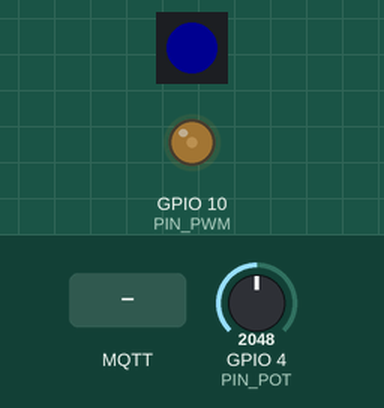
Simulated run of this sketch. Board: ESP32-C3. Shown: 1 RGB LEDs in strip order, left to right, output pins drawn as LEDs (lit = HIGH). The test bench sets the inputs (shaded band); at power-on: GPIO 4 (PIN_POT) = 2048. Dim RGB values are drawn brighter than linear; WiFi joins after 1.5 s; servers stay silent unless stated; no MQTT or app messages arrive unless stated; what the sketch prints to the serial monitor is not drawn.

Above: at 2.7 s.
2.8 s: MQTT message "1" arrives on the first subscribed topic
At 3.5 s:
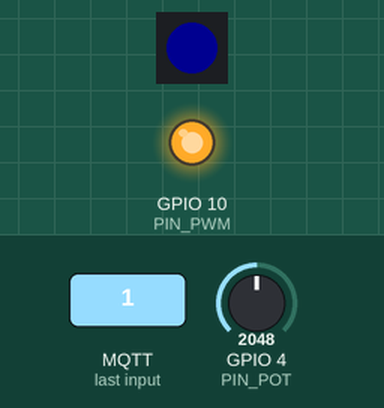
4.3 s: MQTT message "0" arrives on the first subscribed topic
At 4.7 s:
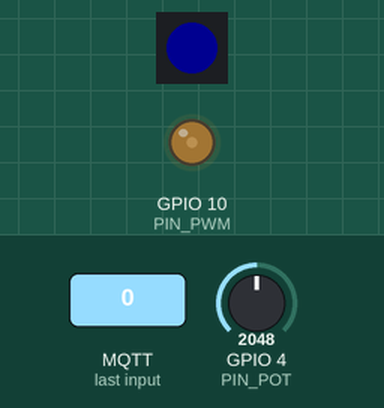
5.8 s: GPIO 4 (PIN_POT) set to 2866
At 6.9 s:
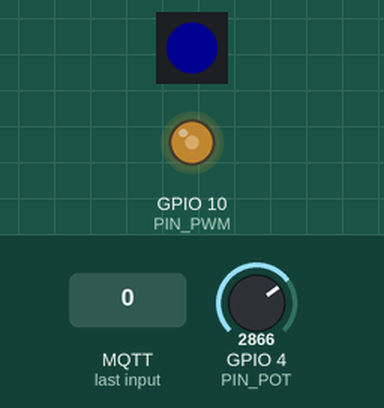
7.3 s: GPIO 4 (PIN_POT) set to 3603
At 8.2 s:
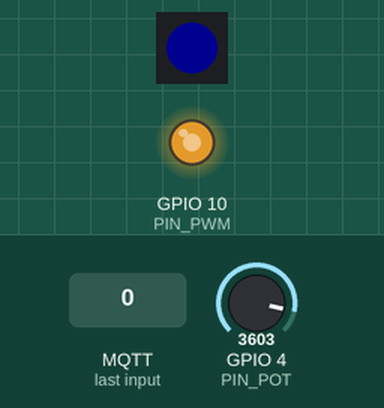
8.8 s: GPIO 4 (PIN_POT) set to 4095
At 9.4 s:
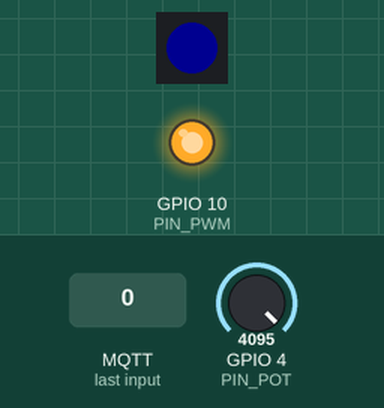
Timing chart, 0 to 11.3 s (numbered marks = the images above; inputs shaded):
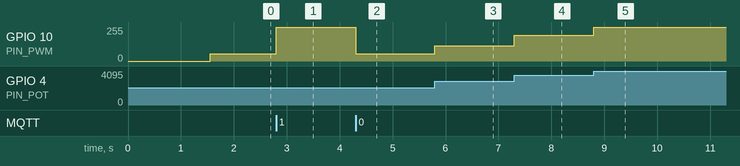

The sketch:

continuous_light_mqtt.ino
```cpp
#include <Arduino.h>
#include <WiFi.h>
#include <PubSubClient.h>
#include <FastLED.h>
#include "driver/ledc.h"

// Pines
#define PIN_POT 4
#define PIN_PWM 10
#define PIN_BTN 0
#define PIN_PIX 1

// LED setup
#define NUM_PIX 1
#define LED_FREQ 200
#define LED_RESOLUTION LEDC_TIMER_14_BIT
#define LED_TIMER LEDC_TIMER_0
#define LED_CHANNEL LEDC_CHANNEL_0

// WiFi and MQTT
const char* ssid = "WIFI";
const char* password = "password";
const char* mqtt_server = "IP broker MQTT";
const int mqtt_port = 1883;
const char* mqtt_topic = "light/intensity";

// Variables
float pot_intensity = 0;
float mqtt_intensity = -1;  // -1 means nothing has been received
float last_intensity = 0;

CRGB pixel[NUM_PIX];
WiFiClient espClient;
PubSubClient client(espClient);

// MQTT callback
void callback(char* topic, byte* payload, unsigned int length) {
  payload[length] = '\0';  // end of string
  String msg = String((char*)payload);

  float val = msg.toFloat();
  if (val >= 0.0 && val <= 1.0) {
    mqtt_intensity = val;
    Serial.printf("MQTT -> New intensity: %.2f\n", mqtt_intensity);
  }
}

// WiFi and MQTT connection
void reconnectMQTT() {
  while (!client.connected()) {
    Serial.print("Connecting to broker MQTT...");
    if (client.connect("ESP32C3_LUZ")) {
      Serial.println("Connected");
      client.subscribe(mqtt_topic);
    } else {
      Serial.print("Error, rc=");
      Serial.print(client.state());
      Serial.println(" Retrying in 2s...");
      delay(2000);
    }
  }
}

// SETUP
void setup() {
  Serial.begin(115200);
  FastLED.addLeds<SK6812, PIN_PIX, GRB>(pixel, NUM_PIX);
  pixel[0] = CRGB::Blue;
  FastLED.setBrightness(16);
  FastLED.show();

  // Set up PWM
  ledc_timer_config_t ledc_timer = {
    .speed_mode = LEDC_LOW_SPEED_MODE,
    .duty_resolution = LED_RESOLUTION,
    .timer_num = LED_TIMER,
    .freq_hz = LED_FREQ,
    .clk_cfg = LEDC_AUTO_CLK
  };
  ledc_timer_config(&ledc_timer);

  ledc_channel_config_t ledc_channel = {
    .gpio_num = PIN_PWM,
    .speed_mode = LEDC_LOW_SPEED_MODE,
    .channel = LED_CHANNEL,
    .intr_type = LEDC_INTR_DISABLE,
    .timer_sel = LED_TIMER,
    .duty = 0,
    .hpoint = 0
  };
  ledc_channel_config(&ledc_channel);

  // Connect to WiFi
  Serial.printf("Connecting to WiFi: %s\n", ssid);
  WiFi.begin(ssid, password);
  while (WiFi.status() != WL_CONNECTED) {
    delay(500);
    Serial.print(".");
  }
  Serial.printf("\nConnected IP: %s\n", WiFi.localIP().toString().c_str());

  // Setup MQTT
  client.setServer(mqtt_server, mqtt_port);
  client.setCallback(callback);

  Serial.println("Setup DONE");
}

// LOOP
void loop() {
  // Maintain MQTT
  if (!client.connected()) reconnectMQTT();
  client.loop();

  // Read from physical input
  int raw_value = analogRead(PIN_POT);
  pot_intensity = (float)raw_value / 4095.0;

  // Prioritize the MQTT value
  float target_intensity = (mqtt_intensity > 0.0) ? mqtt_intensity : pot_intensity;

  float f = pow(target_intensity, 2.2);
  uint32_t duty = (uint32_t)(f * pow(2, 14));

  if (fabs(duty - last_intensity) > 1) {
    ledc_set_duty(LEDC_LOW_SPEED_MODE, LED_CHANNEL, duty);
    ledc_update_duty(LEDC_LOW_SPEED_MODE, LED_CHANNEL);
    last_intensity = duty;
  }

  delay(5);
}
```

Measured:
- after the input at 2.8 s, GPIO 10 (PIN_PWM): 56/255 → 255/255 at once
- after the input at 4.3 s, GPIO 10 (PIN_PWM): 255/255 → 56/255 at once
- after the input at 5.8 s, GPIO 10 (PIN_PWM): 56/255 → 116/255 at once
- after the input at 7.3 s, GPIO 10 (PIN_PWM): 116/255 → 192/255 at once
- after the input at 8.8 s, GPIO 10 (PIN_PWM): 192/255 → 255/255 at once
